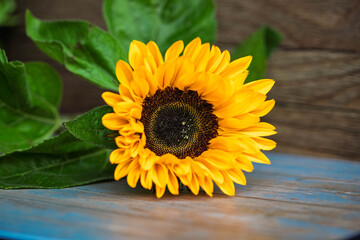
#> input picture Test Flower.jpg, 360 x 240 px
$ python 'Histogram Equalization.py'
#> lines starting #> are read from the running program, lines starting #| are printed output that depends on the picture
import cv2
import numpy as np
import matplotlib.pyplot as plt

def plot_histogram(image, title="Histogram"):
    """Helper function to plot image histogram"""
    if len(image.shape) == 2:  # Grayscale
        plt.hist(image.flatten(), 256, [0,256], color='black')
        plt.title(title)
    else:  # Color
        colors = ('b', 'g', 'r')
        for i, col in enumerate(colors):
            plt.hist(image[:,:,i].flatten(), 256, [0,256], color=col, alpha=0.5)
        plt.title(title)
    plt.xlabel('Pixel Value')
    plt.ylabel('Frequency')
    plt.xlim(0, 255)
    plt.show()

def equalize_histogram_grayscale(image):
    """Histogram Equalization for Grayscale"""
    return cv2.equalizeHist(image)

def equalize_histogram_color(image):
    """Histogram Equalization for Color (HSV Intensity Channel)"""
    # Convert to HSV
    hsv = cv2.cvtColor(image, cv2.COLOR_BGR2HSV)
    hsv[:,:,2] = cv2.equalizeHist(hsv[:,:,2])
    eq_img = cv2.cvtColor(hsv, cv2.COLOR_HSV2BGR)
    return eq_img

def main():
    # Load your image
    image_path = 'Test Flower.jpg'  # Change this to your image file path
    image = cv2.imread(image_path)
#> image is the input picture: shape (240, 360, 3); mean B, G, R 50.5, 105.3, 111.1
    if image is None:
        print("Could not load image!")
        return

    print("Original Image")
    plt.imshow(cv2.cvtColor(image, cv2.COLOR_BGR2RGB))
    plt.axis('off')
    plt.show()

    plot_histogram(image, "Original Image Histogram")

    # Grayscale Equalization
    gray = cv2.cvtColor(image, cv2.COLOR_BGR2GRAY)
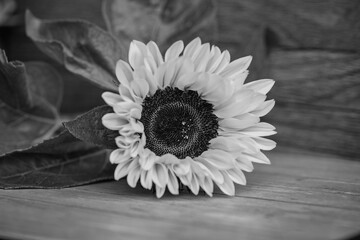
#> gray: shape (240, 360); min 1, max 231, mean 100.8
    eq_gray = equalize_histogram_grayscale(gray)
#> in equalize_histogram_grayscale, `return cv2.equalizeHist(image)`:
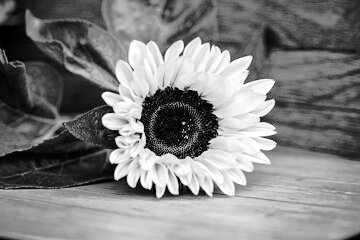
#> returned value: shape (240, 360); min 0, max 255, mean 128.3
    print("Grayscale Histogram Equalization")
    images = [gray, eq_gray]
    titles = ["Original Grayscale", "Histogram Equalized"]
    plt.figure(figsize=(10,5))

    for i, (img, title) in enumerate(zip(images, titles)):
        plt.subplot(1,2,i+1)
        plt.imshow(img, cmap='gray')
        plt.title(title)
        plt.axis('off')
#> this loop made 2 passes
#> title on passes 1 to 2: 'Original Grayscale', 'Histogram Equalized'
    plt.show()

    plot_histogram(gray, "Grayscale Histogram Before Equalization")
#> call 2 of plot_histogram, with title = 'Grayscale Histogram Before Equalization'
#> in plot_histogram (call 2), `plt.show()`:
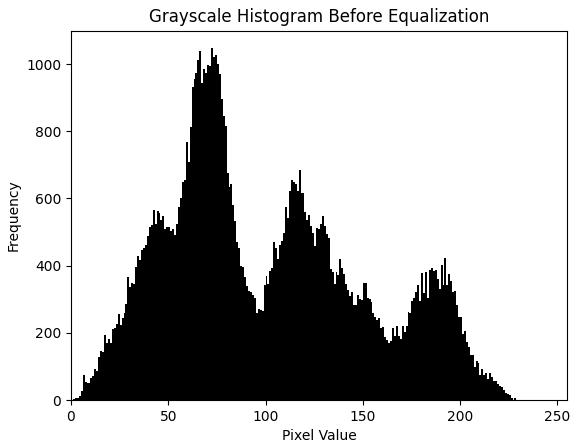
#> figure drawn by matplotlib, 1 panel; tallest bar 1047 high, from x = 72 to 73
    plot_histogram(eq_gray, "Grayscale Histogram After Equalization")
#> call 3 of plot_histogram, with title = 'Grayscale Histogram After Equalization'
#> in plot_histogram (call 3), `plt.show()`:
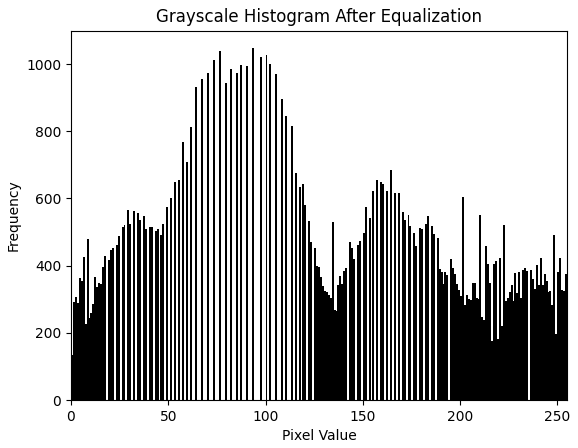
#> figure drawn by matplotlib, 1 panel; tallest bar 1047 high, from x = 93 to 94

    # Color Equalization (HSV channel processing)
    eq_color = equalize_histogram_color(image)
#> in equalize_histogram_color, `hsv = cv2.cvtColor(image, cv2.COLOR_BGR2HSV)`: hsv: shape (240, 360, 3); mean H, S, V 36.5, 151.6, 127.2
#> in equalize_histogram_color, `hsv[:,:,2] = cv2.equalizeHist(hsv[:,:,2])`: hsv: shape (240, 360, 3); mean H, S, V 36.5, 151.6, 128.9
#> in equalize_histogram_color, `eq_img = cv2.cvtColor(hsv, cv2.COLOR_HSV2BGR)`:
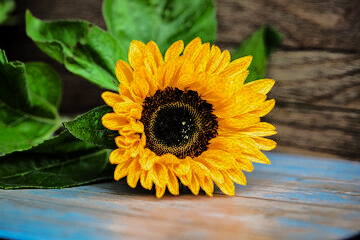
#> eq_img: shape (240, 360, 3); mean B, G, R 54.7, 107.2, 111.8
    print("Color Image Histogram Equalization (HSV)")

    images = [image, eq_color]
    titles = ["Original Color", "Histogram Equalized (HSV Intensity)"]
    plt.figure(figsize=(10,5))
    for i, (img, title) in enumerate(zip(images, titles)):
        plt.subplot(1,2,i+1)
        plt.imshow(cv2.cvtColor(img, cv2.COLOR_BGR2RGB))
        plt.title(title)
        plt.axis('off')
#> this loop made 2 passes
    plt.show()
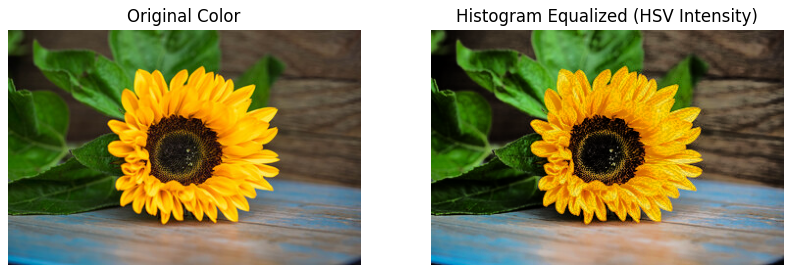
#> figure drawn by matplotlib, 2 panels

    plot_histogram(image, "Color Histogram Before Equalization")
    plot_histogram(eq_color, "Color Histogram After Equalization")
#> in plot_histogram (call 5), `plt.show()`:
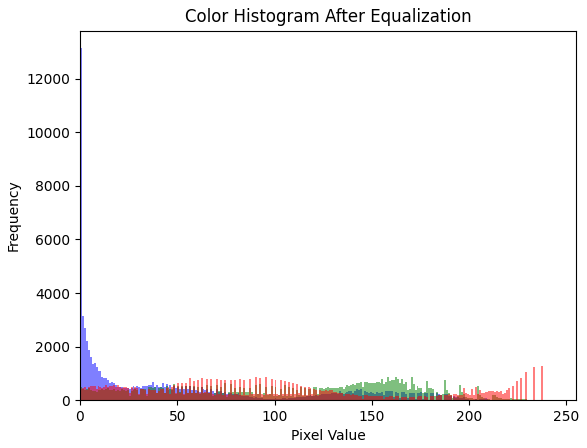
#> figure drawn by matplotlib, 1 panel; tallest bar 13137 high, from x = 0 to 1; tallest bar 875 high, from x = 158 to 159; tallest bar 6118 high, from x = 255 to 256

    # Save results
    cv2.imwrite('equalized_grayscale.jpg', eq_gray)
    cv2.imwrite('equalized_color.jpg', eq_color)
    print("Equalized images saved to current directory!")

if __name__ == "__main__":
    main()
